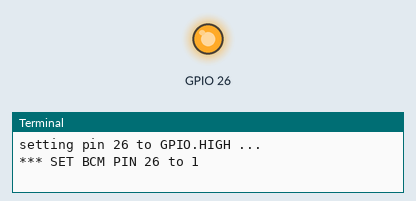
This program was run on a simulated Raspberry Pi (BCM pin numbers). Shown: output pins drawn as LEDs (lit = HIGH), the last lines printed to the terminal.

Above: at 2.0 s.
At 4.0 s:
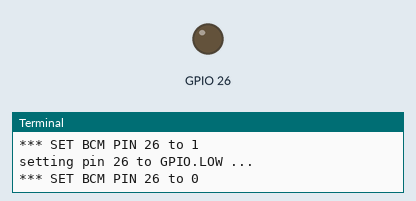
Timing chart, 0 to 6.2 s (numbered marks = the images above):
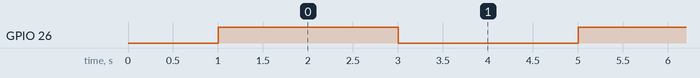

The program:

gpio_set_on.py
```python
#!/usr/bin/env python3

import RPi.GPIO as GPIO
import time
from gpioController import GPIOController

GPIO_BCM_PIN = 26

control = GPIOController(GPIO_BCM_PIN,GPIO.LOW)

time.sleep(1)

while(True):
    if(control.input() == GPIO.LOW):
        print("setting pin " + str(GPIO_BCM_PIN) + " to GPIO.HIGH ...")
        control.output(GPIO.HIGH)
    else:
        print("setting pin " + str(GPIO_BCM_PIN) + " to GPIO.LOW ...")
        control.output(GPIO.LOW)
    time.sleep(2)
```

gpioController.py
```python
#!/usr/bin/python
import RPi.GPIO as GPIO
import time

class GPIOController():
    bcmPinNumber = -1
    gpioMode = GPIO.LOW

    def __init__(self, bcmPinNumber, gpioMode):
        self.bcmPinNumber = bcmPinNumber
        self.gpioMode = gpioMode
        self.setupPin()

    def setupPin(self):
        GPIO.setmode(GPIO.BCM)
        GPIO.setup(self.bcmPinNumber, self.gpioMode)

    def cleanupGPIO(self):
    	GPIO.cleanup();

    def output(self,value):
    	GPIO.output(self.bcmPinNumber,value)
    	print("*** SET BCM PIN " + str(self.bcmPinNumber) + " to " + str(value))

    def input(self):
    	return GPIO.input(self.bcmPinNumber)

"""
# TEST SCRIPT
con = GPIOController(26,GPIO.LOW)

try:
    con.output(GPIO.HIGH)
    print(con.input())
    time.sleep(2)
    con.output(GPIO.LOW)
    print(con.input())
    con.cleanupGPIO()

# End program cleanly with keyboard
except KeyboardInterrupt:
    print " Quit"

    # Reset GPIO settings

    GPIO.cleanup()
"""
```

Measured:
- by itself, GPIO 26: alternates HIGH for 2.0 s and LOW for 2.0 s
